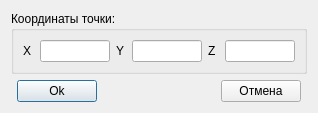
<?xml version="1.0" encoding="UTF-8"?>
<ui version="4.0">
 <class>Dialog_TaskPoint</class>
 <widget class="QDialog" name="Dialog_TaskPoint">
  <property name="geometry">
   <rect>
    <x>0</x>
    <y>0</y>
    <width>318</width>
    <height>100</height>
   </rect>
  </property>
  <property name="sizePolicy">
   <sizepolicy hsizetype="Fixed" vsizetype="Fixed">
    <horstretch>0</horstretch>
    <verstretch>0</verstretch>
   </sizepolicy>
  </property>
  <property name="windowTitle">
   <string>ЭМП в точке</string>
  </property>
  <property name="modal">
   <bool>true</bool>
  </property>
  <layout class="QGridLayout" name="gridLayout">
   <item row="0" column="0" colspan="5">
    <widget class="QGroupBox" name="groupBox">
     <property name="maximumSize">
      <size>
       <width>300</width>
       <height>16777215</height>
      </size>
     </property>
     <property name="title">
      <string>Координаты точки:</string>
     </property>
     <layout class="QGridLayout" name="gridLayout_2">
      <item row="0" column="0">
       <widget class="QLabel" name="label">
        <property name="text">
         <string>X</string>
        </property>
       </widget>
      </item>
      <item row="0" column="1">
       <widget class="DotLineEdit" name="lineEdit_X">
        <property name="maximumSize">
         <size>
          <width>70</width>
          <height>16777215</height>
         </size>
        </property>
       </widget>
      </item>
      <item row="0" column="2">
       <widget class="QLabel" name="label_2">
        <property name="text">
         <string>Y</string>
        </property>
       </widget>
      </item>
      <item row="0" column="3">
       <widget class="DotLineEdit" name="lineEdit_Y">
        <property name="maximumSize">
         <size>
          <width>70</width>
          <height>16777215</height>
         </size>
        </property>
       </widget>
      </item>
      <item row="0" column="4">
       <widget class="QLabel" name="label_3">
        <property name="text">
         <string>Z</string>
        </property>
       </widget>
      </item>
      <item row="0" column="5">
       <widget class="DotLineEdit" name="lineEdit_Z">
        <property name="maximumSize">
         <size>
          <width>70</width>
          <height>16777215</height>
         </size>
        </property>
       </widget>
      </item>
     </layout>
    </widget>
   </item>
   <item row="1" column="2">
    <spacer name="horizontalSpacer_2">
     <property name="orientation">
      <enum>Qt::Horizontal</enum>
     </property>
     <property name="sizeHint" stdset="0">
      <size>
       <width>20</width>
       <height>20</height>
      </size>
     </property>
    </spacer>
   </item>
   <item row="1" column="1">
    <widget class="QPushButton" name="pushButton_Ok">
     <property name="text">
      <string>Ok</string>
     </property>
    </widget>
   </item>
   <item row="1" column="3">
    <widget class="QPushButton" name="pushButton_Cancel">
     <property name="text">
      <string>Отмена</string>
     </property>
    </widget>
   </item>
  </layout>
 </widget>
 <customwidgets>
  <customwidget>
   <class>DotLineEdit</class>
   <extends>QLineEdit</extends>
   <header>../MyWidget/DotLineEdit.h</header>
  </customwidget>
 </customwidgets>
 <resources/>
 <connections/>
</ui>
